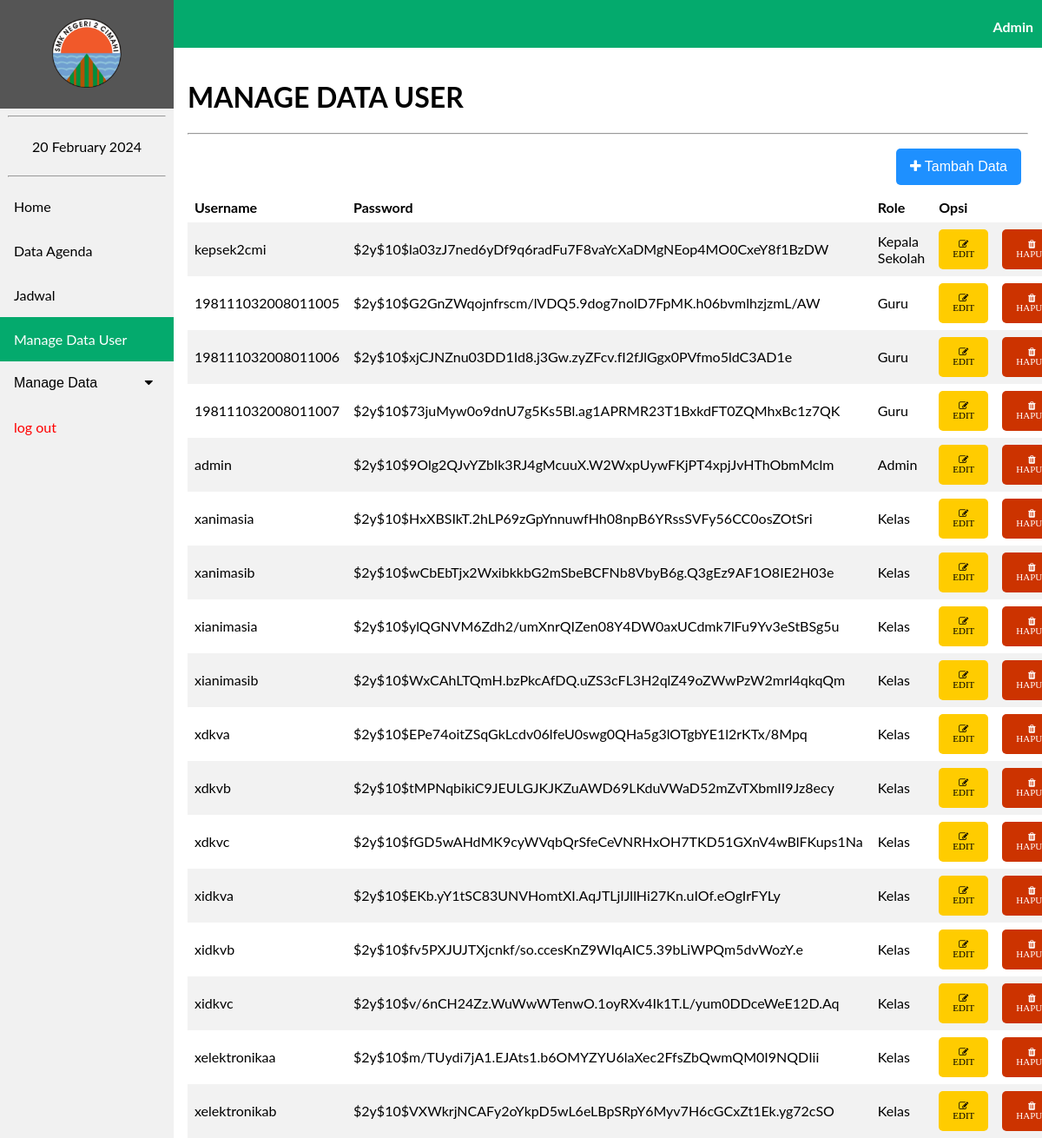
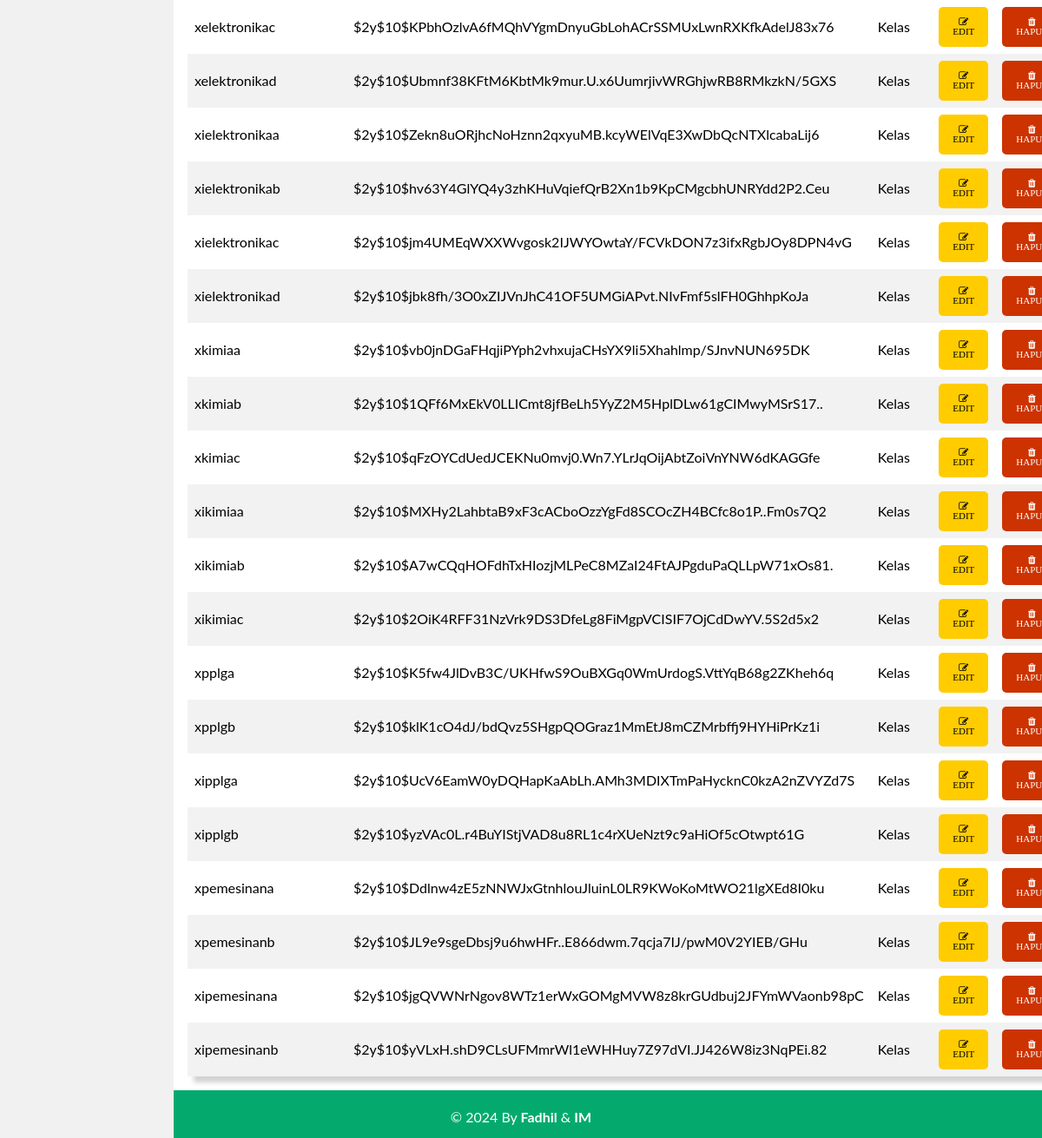
/agenda/manage_data_user.php (signed in), run on the app's committed database (2 pictures, top to bottom).
### tables this page shows
CREATE TABLE `tb_user` (
  `id_user` varchar(18) NOT NULL,
  `username` varchar(30) NOT NULL,
  `password` varchar(255) NOT NULL,
  `role` int(11) NOT NULL
);

CREATE TABLE `tb_role` (
  `id_role` int(11) NOT NULL,
  `nama_role` varchar(50) NOT NULL
);

### agenda/manage_data_user.php (the view, shortened to what this page needs)
<?php
    include 'koneksi.php';
    $result = mysqli_query($Conn, "SELECT tb_user.id_user, tb_user.username, tb_user.password, tb_role.nama_role
                            FROM tb_user INNER JOIN tb_role ON tb_user.role = tb_role.id_role");
?>
<!DOCTYPE html>
<html lang="en">
<head>
    <link rel="stylesheet" href="navbar.css">
    <link rel="stylesheet" href="https://cdnjs.cloudflare.com/ajax/libs/font-awesome/4.7.0/css/font-awesome.min.css">
</head>
<body>
<header>
    <div class="sidebar">
        <a href="beranda3.php"><center><img src="image/2cmi.PNG" style="width: 80px; padding: 5px;"></center></a>
        <hr  style="width: 90%;">
        <center><a href="#"><?= date("d F Y"); ?></a></center>
        <hr  style="width: 90%;">
        <a href="beranda3.php">Home</a>
        <a href="data_admin.php">Data Agenda</a>
        <a href="jadwal.php">Jadwal</a>
        <a class="active" href="manage_data_user.php">Manage Data User</a>
        <button class="dropdown-btn">Manage Data
        <i class="fa fa-caret-down"></i>
        </button>
        <a style="color: red;"href="logout.php"> log out</button></a>
    </div>
    </header>
    <div class="head" style="display: inline-block;">
        <p style="margin-right: 10px;"><b>Admin</b></p>
    </div>
    <div class="content">
    <h1>MANAGE DATA USER</h1><hr>
    <table>
        <tr>
            <td style="text-align:right;"><a href="input_data_user.php"><button class="btn1"><i class="fa fa-plus"></i> Tambah Data</button></a></td>
        </tr>
    </table>
    <table style="box-shadow: 7px 7px 5px lightgrey;">
        <tr>
            <th>Username</th>
            <th>Password</th>
            <th>Role</th>
            <th>Opsi</th>
        </tr>
        <?php
        foreach($result as $d){ ?>
            <tr>
                <td><?= $d['username'] ?></td>
                <td><?= $d['password'] ?></td>
                <td><?= $d['nama_role'] ?></td>
                <td><a href="edit_data_user.php?id=<?= $d['id_user'] ?>"><button class="btn1" name="submit" style="font-size: 11px;background-color: #ffcc00;color: #000000;"><i class="fa fa-edit"> EDIT</i></button></a>
                <td><a href="hapus_data_user.php?id=<?= $d['id_user'] ?>"><button class="btn1" onclick="return confirm('Anda Akan Menghapus Data, Yakin?')" name="submit" style="font-size: 11px; background-color: #cc3300;"><i class="fa fa-trash"> HAPUS</i></button></form></td>
            </tr>
        <?php } ?>
    </table>
    </div>
    <div class="footer">
        <p>&copy; 2024 By <b>Fadhil</b> & <b>IM</b></p>
    </div>
</body>
</html>

### agenda/navbar.css (style rules this page uses)
body { margin: 0; font-family: "Lato", sans-serif; }
.sidebar { margin: 0; padding: 0; width: 200px; background-color: #f1f1f1; position: fixed; height: 100%; overflow-x: hidden; z-index: 1; }
.sidebar a, .dropdown-btn { display: block; color: black; padding: 16px; text-decoration: none; }
.sidebar a.active { background-color: #04AA6D; color: white; }
div.content { margin-left: 200px; padding: 16px; min-height: 515px; }
.head { width: 100%; height: 50px; padding-top: 5px; text-align: right; color: white; background-color: #04AA6D; }
.footer { width: 100%; height: 50px; background-color: #04AA6D; bottom: 0; text-align: center; color: white; padding-top: 5px; }
.dropdown-btn { padding: 16px; text-decoration: none; font-size: 16px; color: black; display: block; border: none; background: none; width: 100%; text-align: left; cursor: pointer; outline: none; }
.fa-caret-down { float: right; padding-right: 8px; }

### agenda/manage_data_user.php (style rules this page uses)
table { border-collapse: collapse; width: 100%; }
th, td { padding: 8px; color: black; text-align: left; }
tr:nth-child(even) { background-color: #f2f2f2 }
.btn1 { background-color: DodgerBlue; border: none; border-radius: 5px; color: white; padding: 12px 16px; font-size: 16px; cursor: pointer; }

### data on the page
tb_user: username "kepsek2cmi", password "$2y$10$la03zJ7ned6yDf9q6radFu7F8vaYcXaDMgNEop4MO0CxeY8f1BzDW", tb_role.nama_role "Kepala Sekolah"
tb_user: username "198111032008011005", password "$2y$10$G2GnZWqojnfrscm/lVDQ5.9dog7nolD7FpMK.h06bvmlhzjzmL/AW", tb_role.nama_role "Guru"
tb_user: username "198111032008011006", password "$2y$10$xjCJNZnu03DD1Id8.j3Gw.zyZFcv.fI2fJlGgx0PVfmo5ldC3AD1e", tb_role.nama_role "Guru"
tb_user: username "198111032008011007", password "$2y$10$73juMyw0o9dnU7g5Ks5Bl.ag1APRMR23T1BxkdFT0ZQMhxBc1z7QK", tb_role.nama_role "Guru"
tb_user: username "admin", password "$2y$10$9Olg2QJvYZbIk3RJ4gMcuuX.W2WxpUywFKjPT4xpjJvHThObmMclm", tb_role.nama_role "Admin"
tb_user: username "xanimasia", password "$2y$10$HxXBSIkT.2hLP69zGpYnnuwfHh08npB6YRssSVFy56CC0osZOtSri", tb_role.nama_role "Kelas"
tb_user: username "xanimasib", password "$2y$10$wCbEbTjx2WxibkkbG2mSbeBCFNb8VbyB6g.Q3gEz9AF1O8IE2H03e", tb_role.nama_role "Kelas"
tb_user: username "xianimasia", password "$2y$10$ylQGNVM6Zdh2/umXnrQIZen08Y4DW0axUCdmk7lFu9Yv3eStBSg5u", tb_role.nama_role "Kelas"
tb_user: username "xianimasib", password "$2y$10$WxCAhLTQmH.bzPkcAfDQ.uZS3cFL3H2qlZ49oZWwPzW2mrl4qkqQm", tb_role.nama_role "Kelas"
tb_user: username "xdkva", password "$2y$10$EPe74oitZSqGkLcdv06lfeU0swg0QHa5g3lOTgbYE1l2rKTx/8Mpq", tb_role.nama_role "Kelas"
tb_user: username "xdkvb", password "$2y$10$tMPNqbikiC9JEULGJKJKZuAWD69LKduVWaD52mZvTXbmII9Jz8ecy", tb_role.nama_role "Kelas"
tb_user: username "xdkvc", password "$2y$10$fGD5wAHdMK9cyWVqbQrSfeCeVNRHxOH7TKD51GXnV4wBlFKups1Na", tb_role.nama_role "Kelas"
tb_user: username "xidkva", password "$2y$10$EKb.yY1tSC83UNVHomtXI.AqJTLjIJllHi27Kn.uIOf.eOgIrFYLy", tb_role.nama_role "Kelas"
tb_user: username "xidkvb", password "$2y$10$fv5PXJUJTXjcnkf/so.ccesKnZ9WIqAIC5.39bLiWPQm5dvWozY.e", tb_role.nama_role "Kelas"
tb_user: username "xidkvc", password "$2y$10$v/6nCH24Zz.WuWwWTenwO.1oyRXv4Ik1T.L/yum0DDceWeE12D.Aq", tb_role.nama_role "Kelas"
tb_user: username "xelektronikaa", password "$2y$10$m/TUydi7jA1.EJAts1.b6OMYZYU6laXec2FfsZbQwmQM0I9NQDIii", tb_role.nama_role "Kelas"
tb_user: username "xelektronikab", password "$2y$10$VXWkrjNCAFy2oYkpD5wL6eLBpSRpY6Myv7H6cGCxZt1Ek.yg72cSO", tb_role.nama_role "Kelas"
tb_user: username "xelektronikac", password "$2y$10$KPbhOzlvA6fMQhVYgmDnyuGbLohACrSSMUxLwnRXKfkAdelJ83x76", tb_role.nama_role "Kelas"
tb_user: username "xelektronikad", password "$2y$10$Ubmnf38KFtM6KbtMk9mur.U.x6UumrjivWRGhjwRB8RMkzkN/5GXS", tb_role.nama_role "Kelas"
tb_user: username "xielektronikaa", password "$2y$10$Zekn8uORjhcNoHznn2qxyuMB.kcyWElVqE3XwDbQcNTXlcabaLij6", tb_role.nama_role "Kelas"
tb_user: username "xielektronikab", password "$2y$10$hv63Y4GlYQ4y3zhKHuVqiefQrB2Xn1b9KpCMgcbhUNRYdd2P2.Ceu", tb_role.nama_role "Kelas"
tb_user: username "xielektronikac", password "$2y$10$jm4UMEqWXXWvgosk2IJWYOwtaY/FCVkDON7z3ifxRgbJOy8DPN4vG", tb_role.nama_role "Kelas"
tb_user: username "xielektronikad", password "$2y$10$jbk8fh/3O0xZIJVnJhC41OF5UMGiAPvt.NIvFmf5slFH0GhhpKoJa", tb_role.nama_role "Kelas"
tb_user: username "xkimiaa", password "$2y$10$vb0jnDGaFHqjiPYph2vhxujaCHsYX9li5Xhahlmp/SJnvNUN695DK", tb_role.nama_role "Kelas"
tb_user: username "xkimiab", password "$2y$10$1QFf6MxEkV0LLICmt8jfBeLh5YyZ2M5HplDLw61gCIMwyMSrS17..", tb_role.nama_role "Kelas"
tb_user: username "xkimiac", password "$2y$10$qFzOYCdUedJCEKNu0mvj0.Wn7.YLrJqOijAbtZoiVnYNW6dKAGGfe", tb_role.nama_role "Kelas"
tb_user: username "xikimiaa", password "$2y$10$MXHy2LahbtaB9xF3cACboOzzYgFd8SCOcZH4BCfc8o1P..Fm0s7Q2", tb_role.nama_role "Kelas"
tb_user: username "xikimiab", password "$2y$10$A7wCQqHOFdhTxHIozjMLPeC8MZaI24FtAJPgduPaQLLpW71xOs81.", tb_role.nama_role "Kelas"
tb_user: username "xikimiac", password "$2y$10$2OiK4RFF31NzVrk9DS3DfeLg8FiMgpVCISIF7OjCdDwYV.5S2d5x2", tb_role.nama_role "Kelas"
tb_user: username "xpplga", password "$2y$10$K5fw4JlDvB3C/UKHfwS9OuBXGq0WmUrdogS.VttYqB68g2ZKheh6q", tb_role.nama_role "Kelas"
tb_user: username "xpplgb", password "$2y$10$klK1cO4dJ/bdQvz5SHgpQOGraz1MmEtJ8mCZMrbffj9HYHiPrKz1i", tb_role.nama_role "Kelas"
tb_user: username "xipplga", password "$2y$10$UcV6EamW0yDQHapKaAbLh.AMh3MDIXTmPaHycknC0kzA2nZVYZd7S", tb_role.nama_role "Kelas"
tb_user: username "xipplgb", password "$2y$10$yzVAc0L.r4BuYIStjVAD8u8RL1c4rXUeNzt9c9aHiOf5cOtwpt61G", tb_role.nama_role "Kelas"
tb_user: username "xpemesinana", password "$2y$10$Ddlnw4zE5zNNWJxGtnhlouJluinL0LR9KWoKoMtWO21lgXEd8I0ku", tb_role.nama_role "Kelas"
tb_user: username "xpemesinanb", password "$2y$10$JL9e9sgeDbsj9u6hwHFr..E866dwm.7qcja7IJ/pwM0V2YIEB/GHu", tb_role.nama_role "Kelas"
tb_user: username "xipemesinana", password "$2y$10$jgQVWNrNgov8WTz1erWxGOMgMVW8z8krGUdbuj2JFYmWVaonb98pC", tb_role.nama_role "Kelas"
tb_user: username "xipemesinanb", password "$2y$10$yVLxH.shD9CLsUFMmrWl1eWHHuy7Z97dVI.JJ426W8iz3NqPEi.82", tb_role.nama_role "Kelas"
